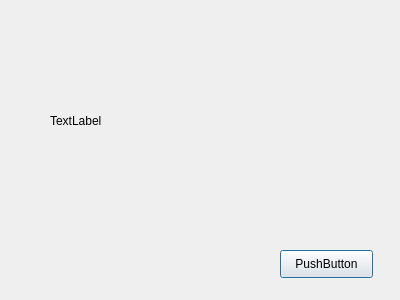
<?xml version="1.0" encoding="UTF-8"?>
<ui version="4.0">
 <class>MyPython_window</class>
 <widget class="QDialog" name="MyPython_window">
  <property name="geometry">
   <rect>
    <x>0</x>
    <y>0</y>
    <width>400</width>
    <height>300</height>
   </rect>
  </property>
  <property name="windowTitle">
   <string>Dialog</string>
  </property>
  <widget class="QPushButton" name="pushButton">
   <property name="geometry">
    <rect>
     <x>280</x>
     <y>250</y>
     <width>93</width>
     <height>28</height>
    </rect>
   </property>
   <property name="text">
    <string>PushButton</string>
   </property>
  </widget>
  <widget class="QLabel" name="submit_btn">
   <property name="geometry">
    <rect>
     <x>50</x>
     <y>20</y>
     <width>291</width>
     <height>201</height>
    </rect>
   </property>
   <property name="text">
    <string>TextLabel</string>
   </property>
  </widget>
 </widget>
 <resources/>
 <connections/>
</ui>
